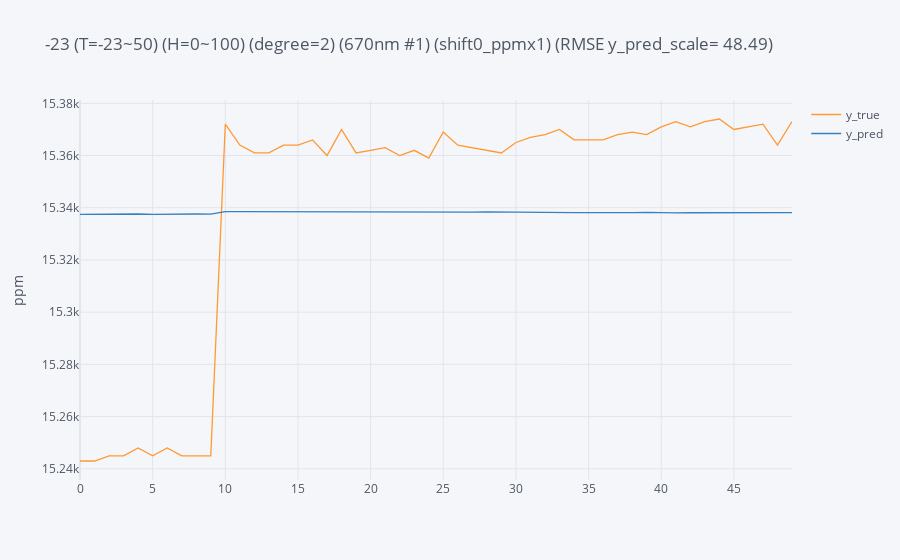

The notebook cell saved with this chart:
### Code cell
df_all = pd.concat(train_data_list).reset_index(drop=True)
df_test = pd.concat([df_30C]).reset_index(drop=True)

y_train = df_all[channel]
x_train = df_all[['Temperature', 'Humidity']]
y_test = df_test[channel]
x_test = df_test[['Temperature', 'Humidity']]

os.chdir(path) 
white_card = model.model(folder_name=folder_name,
                         sensor_number=sensor_number,
                         channel=channel,
                         x_train=x_train, 
                         y_train=y_train, 
                         x_test=x_test, 
                         y_test=y_test, 
                         model_name=model_name, 
                         degree=degree_white_card,
                         step=humidity_step,                         
                         ppm=-23,
                         humidity_feature=white_card_humidity_feature)

white_intercept, white_coef = white_card.regression()
white_card.save_white_card_side_coef(parameter=parameter)
white_card.plot()
# white_intercept, white_coef = white_card.coef()

### Figure 1 — Plotly figure (JSON) as saved in the notebook; plotly's stock layout.template omitted (floating-point values rounded to 4 significant figures)
{"data": [{"line": {"color": "rgba(255, 153, 51, 1.0)", "dash": "solid", "shape": "linear", "width": 1.3}, "mode": "lines", "name": "y_true", "text": "", "type": "scatter", "x": [0, 1, 2, 3, 4, 5, 6, 7, 8, 9, 10, 11, 12, 13, 14, 15, 16, 17, 18, 19, 20, 21, 22, 23, 24, 25, 26, 27, 28, 29, 30, 31, 32, 33, 34, 35, 36, 37, 38, 39, 40, 41, 42, 43, 44, 45, 46, 47, 48, 49], "y": [15243, 15243, 15245, 15245, 15248, 15245, 15248, 15245, 15245, 15245, 15372, 15364, 15361, 15361, 15364, 15364, 15366, 15360, 15370, 15361, 15362, 15363, 15360, 15362, 15359, 15369, 15364, 15363, 15362, 15361, 15365, 15367, 15368, 15370, 15366, 15366, 15366, 15368, 15369, 15368, 15371, 15373, 15371, 15373, 15374, 15370, 15371, 15372, 15364, 15373]}, {"line": {"color": "rgba(55, 128, 191, 1.0)", "dash": "solid", "shape": "linear", "width": 1.3}, "mode": "lines", "name": "y_pred", "text": "", "type": "scatter", "x": [0, 1, 2, 3, 4, 5, 6, 7, 8, 9, 10, 11, 12, 13, 14, 15, 16, 17, 18, 19, 20, 21, 22, 23, 24, 25, 26, 27, 28, 29, 30, 31, 32, 33, 34, 35, 36, 37, 38, 39, 40, 41, 42, 43, 44, 45, 46, 47, 48, 49], "y": [15340.0, 15340.0, 15340.0, 15340.0, 15340.0, 15340.0, 15340.0, 15340.0, 15340.0, 15340.0, 15340.0, 15340.0, 15340.0, 15340.0, 15340.0, 15340.0, 15340.0, 15340.0, 15340.0, 15340.0, 15340.0, 15340.0, 15340.0, 15340.0, 15340.0, 15340.0, 15340.0, 15340.0, 15340.0, 15340.0, 15340.0, 15340.0, 15340.0, 15340.0, 15340.0, 15340.0, 15340.0, 15340.0, 15340.0, 15340.0, 15340.0, 15340.0, 15340.0, 15340.0, 15340.0, 15340.0, 15340.0, 15340.0, 15340.0, 15340.0]}], "layout": {"legend": {"bgcolor": "#F5F6F9", "font": {"color": "#4D5663"}}, "paper_bgcolor": "#F5F6F9", "plot_bgcolor": "#F5F6F9", "title": {"font": {"color": "#4D5663"}, "text": "-23 (T=-23~50) (H=0~100) (degree=2) (670nm #1) (shift0_ppmx1) (RMSE y_pred_scale= 48.49)"}, "xaxis": {"gridcolor": "#E1E5ED", "showgrid": true, "tickfont": {"color": "#4D5663"}, "title": {"font": {"color": "#4D5663"}, "text": ""}, "zerolinecolor": "#E1E5ED"}, "yaxis": {"gridcolor": "#E1E5ED", "showgrid": true, "tickfont": {"color": "#4D5663"}, "title": {"font": {"color": "#4D5663"}, "text": "ppm"}, "zerolinecolor": "#E1E5ED"}}}
